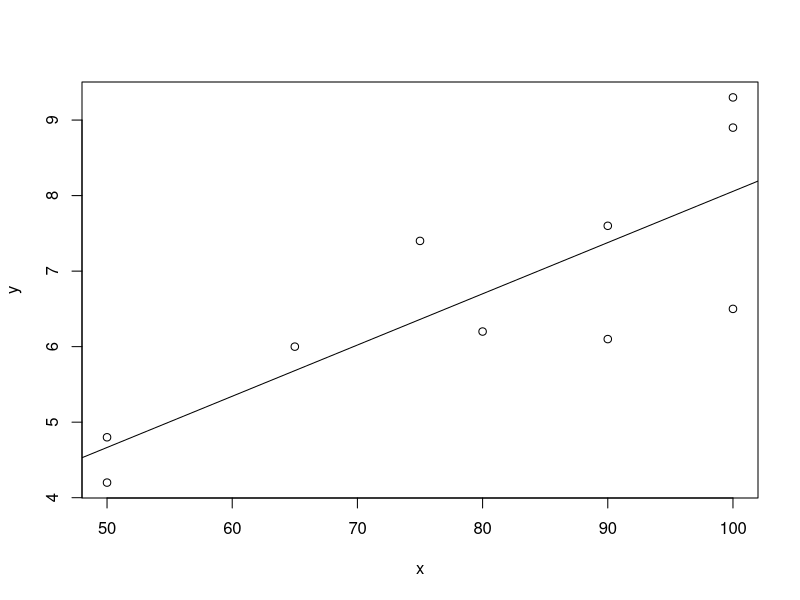

Generate this figure with R: (Note: this script raises an error after producing the figure.)
x=c(100,50,100,100,50,80,75,65,90,90)
y=c(9.3,4.8,8.9,6.5,4.2,6.2,7.4,6.0,7.6,6.1)
x2=c(4,3,4,2,2,2,3,4,3,2)
i=c(1:length(x))
reg = lm(y~x)
reg2 = lm(y~x+x2)
plot(x,y)
abline(reg)
anova(reg2)
##valor prueba t
qt(0.25, 9, lower.tail = F)

###ejemplo

y11 = c(4.0,3.5,3.5,3.5,3.5,3.5,3.0,3.0,2.5,2.0)
x11 = c(3.7,3.4,2.5,4.8,4.0,3.0,2.7,1.7,2.2,1.4)
x22 = c(4.5,3.0,4.0,3.7,3.5,3.0,2.5,3.5,2.7,3.6)
x33 = c(4.8,4.2,4.0,3.4,3.2,4.6,3.3,3.1,3.0,2.5)
reg2 = lm(y11~x11+x22+x33)

suma#a)ecuacion de regresion
#b)evaluacion cuando la ejecucion de 6, uso 3, gama 2.8
#c)Bondad de ajuste
#d)multi-colinealidad ?
#e)variable mas significativa

m = cbind(x11,x22,x33)
core = cor(m)
rstudent(reg2)
cooks.distance(reg2)
qf(0.99, df1=2, df2=7)
influence(reg2)
